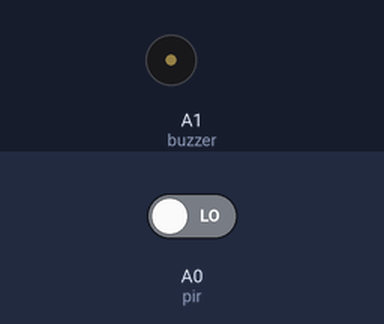
Recording of a sketch running on a simulated Arduino Uno, built with avr-gcc and run on an emulated ATmega328P. Shown: buzzer (waves = sounding, pin HIGH). The test bench sets the inputs (shaded band); at power-on: A0 (pir) LOW.

Above: at 1.2 s.
1.3 s: A0 (pir) driven HIGH
At 1.7 s:
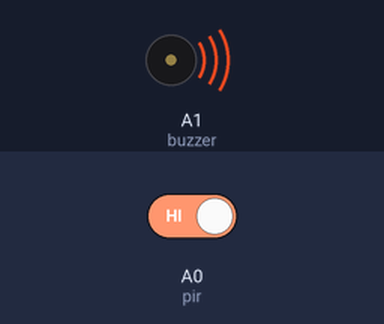
2.8 s: A0 (pir) driven LOW
At 4.0 s:
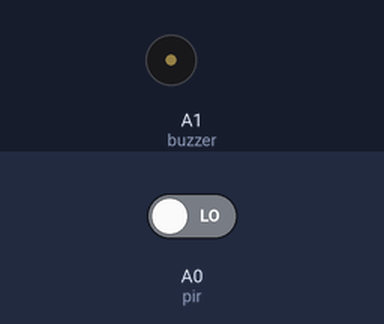
Timing chart, 0 to 5.8 s (numbered marks = the images above; inputs shaded):
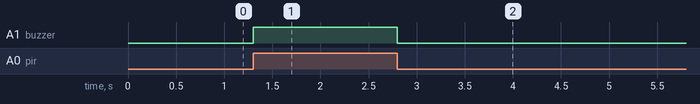

Measured:
- after the input at 1.3 s, A1 (buzzer): LOW → HIGH at once
- after the input at 2.8 s, A1 (buzzer): HIGH → LOW at once

The sketch:

12_Breaking_into_Alarm.ino
```cpp
/*
 * 名称   : Breaking_into_Alarm
 * 功能   : 人体红外传感器控制蜂鸣器鸣叫
 * 编译IDE：ARDUINO 2.3.2
 * 作者   : http://www.keyes-robot.com/
*/
int pir = A0;
int buzzer = A1;

void setup() {
  pinMode(pir,INPUT);
  pinMode(buzzer,OUTPUT);
}

void loop() {
  int value = digitalRead(pir);
  if(value == 1){
    digitalWrite(buzzer,HIGH);
  }
  else{
    digitalWrite(buzzer,LOW);
  }
}
```
